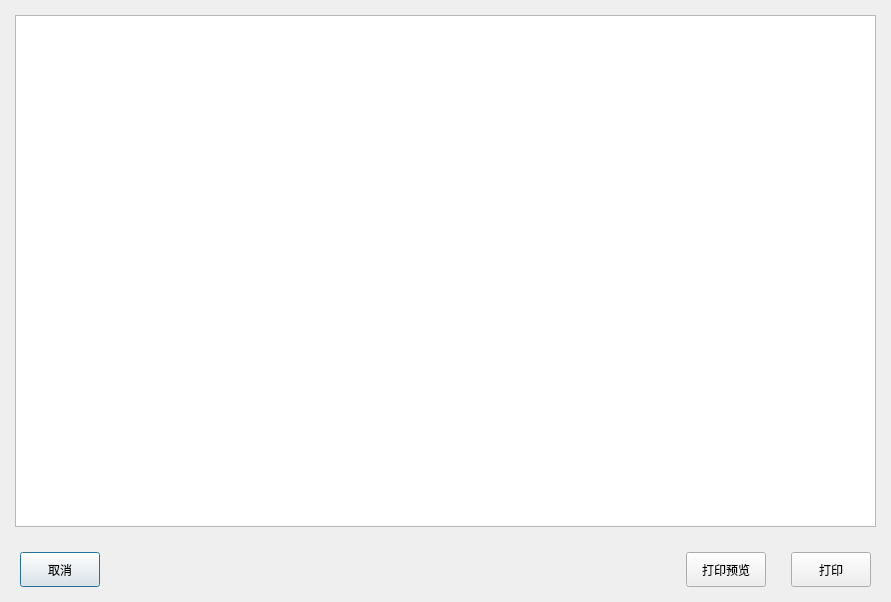
<?xml version="1.0" encoding="UTF-8"?>
<ui version="4.0">
 <class>DialogPrintOutTable</class>
 <widget class="QDialog" name="DialogPrintOutTable">
  <property name="geometry">
   <rect>
    <x>0</x>
    <y>0</y>
    <width>891</width>
    <height>602</height>
   </rect>
  </property>
  <property name="windowTitle">
   <string>出货单打印</string>
  </property>
  <layout class="QGridLayout" name="gridLayout">
   <property name="leftMargin">
    <number>15</number>
   </property>
   <property name="topMargin">
    <number>15</number>
   </property>
   <property name="rightMargin">
    <number>15</number>
   </property>
   <property name="bottomMargin">
    <number>15</number>
   </property>
   <property name="verticalSpacing">
    <number>25</number>
   </property>
   <item row="1" column="0">
    <layout class="QHBoxLayout" name="horizontalLayout">
     <property name="spacing">
      <number>25</number>
     </property>
     <property name="leftMargin">
      <number>5</number>
     </property>
     <property name="rightMargin">
      <number>5</number>
     </property>
     <item>
      <widget class="QPushButton" name="pushButton_cancle">
       <property name="minimumSize">
        <size>
         <width>0</width>
         <height>35</height>
        </size>
       </property>
       <property name="text">
        <string>取消</string>
       </property>
      </widget>
     </item>
     <item>
      <spacer name="horizontalSpacer">
       <property name="orientation">
        <enum>Qt::Horizontal</enum>
       </property>
       <property name="sizeHint" stdset="0">
        <size>
         <width>40</width>
         <height>20</height>
        </size>
       </property>
      </spacer>
     </item>
     <item>
      <widget class="QPushButton" name="pushButton_preview">
       <property name="minimumSize">
        <size>
         <width>0</width>
         <height>35</height>
        </size>
       </property>
       <property name="text">
        <string>打印预览</string>
       </property>
      </widget>
     </item>
     <item>
      <widget class="QPushButton" name="pushButton_print">
       <property name="minimumSize">
        <size>
         <width>0</width>
         <height>35</height>
        </size>
       </property>
       <property name="text">
        <string>打印</string>
       </property>
      </widget>
     </item>
    </layout>
   </item>
   <item row="0" column="0">
    <widget class="M_TableWidget" name="tableWidget"/>
   </item>
  </layout>
 </widget>
 <customwidgets>
  <customwidget>
   <class>M_TableWidget</class>
   <extends>QTableWidget</extends>
   <header>m_tablewidget.h</header>
  </customwidget>
 </customwidgets>
 <resources/>
 <connections/>
</ui>
